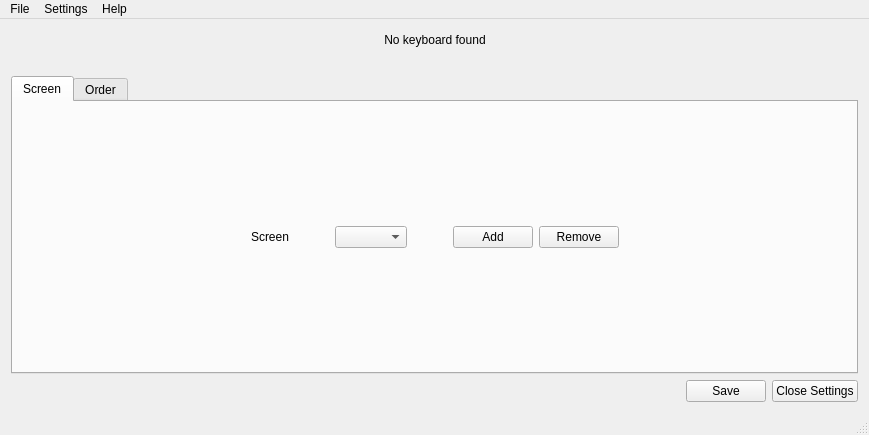
<?xml version="1.0" encoding="UTF-8"?>
<ui version="4.0">
 <class>MainWindowClass</class>
 <widget class="QMainWindow" name="MainWindowClass">
  <property name="geometry">
   <rect>
    <x>0</x>
    <y>0</y>
    <width>869</width>
    <height>435</height>
   </rect>
  </property>
  <property name="windowTitle">
   <string>Hardware Monitor Applet Settings</string>
  </property>
  <widget class="QWidget" name="centralWidget">
   <layout class="QVBoxLayout" name="verticalLayout_4">
    <item>
     <layout class="QHBoxLayout" name="horizontalLayout">
      <item>
       <spacer name="horizontalSpacer">
        <property name="orientation">
         <enum>Qt::Horizontal</enum>
        </property>
        <property name="sizeHint" stdset="0">
         <size>
          <width>40</width>
          <height>20</height>
         </size>
        </property>
       </spacer>
      </item>
      <item alignment="Qt::AlignHCenter">
       <widget class="QLabel" name="keyboardLabel">
        <property name="text">
         <string>No keyboard found</string>
        </property>
        <property name="alignment">
         <set>Qt::AlignCenter</set>
        </property>
       </widget>
      </item>
      <item>
       <spacer name="horizontalSpacer_2">
        <property name="orientation">
         <enum>Qt::Horizontal</enum>
        </property>
        <property name="sizeHint" stdset="0">
         <size>
          <width>40</width>
          <height>20</height>
         </size>
        </property>
       </spacer>
      </item>
     </layout>
    </item>
    <item>
     <spacer name="verticalSpacer">
      <property name="orientation">
       <enum>Qt::Vertical</enum>
      </property>
      <property name="sizeType">
       <enum>QSizePolicy::Fixed</enum>
      </property>
      <property name="sizeHint" stdset="0">
       <size>
        <width>20</width>
        <height>20</height>
       </size>
      </property>
     </spacer>
    </item>
    <item>
     <widget class="QTabWidget" name="tabWidget">
      <property name="currentIndex">
       <number>0</number>
      </property>
      <widget class="QWidget" name="screenTab">
       <attribute name="title">
        <string>Screen</string>
       </attribute>
       <layout class="QVBoxLayout" name="verticalLayout">
        <item>
         <layout class="QHBoxLayout" name="horizontalLayout_2">
          <item>
           <spacer name="horizontalSpacer_5">
            <property name="orientation">
             <enum>Qt::Horizontal</enum>
            </property>
            <property name="sizeHint" stdset="0">
             <size>
              <width>40</width>
              <height>20</height>
             </size>
            </property>
           </spacer>
          </item>
          <item>
           <widget class="QLabel" name="screenLabel">
            <property name="text">
             <string>Screen</string>
            </property>
           </widget>
          </item>
          <item>
           <spacer name="horizontalSpacer_3">
            <property name="orientation">
             <enum>Qt::Horizontal</enum>
            </property>
            <property name="sizeType">
             <enum>QSizePolicy::Fixed</enum>
            </property>
            <property name="sizeHint" stdset="0">
             <size>
              <width>40</width>
              <height>20</height>
             </size>
            </property>
           </spacer>
          </item>
          <item>
           <widget class="QComboBox" name="screenComboBox"/>
          </item>
          <item>
           <spacer name="horizontalSpacer_4">
            <property name="orientation">
             <enum>Qt::Horizontal</enum>
            </property>
            <property name="sizeType">
             <enum>QSizePolicy::Fixed</enum>
            </property>
            <property name="sizeHint" stdset="0">
             <size>
              <width>40</width>
              <height>20</height>
             </size>
            </property>
           </spacer>
          </item>
          <item>
           <widget class="QPushButton" name="addScreenButton">
            <property name="text">
             <string>Add</string>
            </property>
           </widget>
          </item>
          <item>
           <widget class="QPushButton" name="removeScreenButton">
            <property name="text">
             <string>Remove</string>
            </property>
           </widget>
          </item>
          <item>
           <spacer name="horizontalSpacer_8">
            <property name="orientation">
             <enum>Qt::Horizontal</enum>
            </property>
            <property name="sizeHint" stdset="0">
             <size>
              <width>40</width>
              <height>20</height>
             </size>
            </property>
           </spacer>
          </item>
         </layout>
        </item>
        <item>
         <layout class="QVBoxLayout" name="widgetLayout"/>
        </item>
       </layout>
      </widget>
      <widget class="QWidget" name="orderTab">
       <attribute name="title">
        <string>Order</string>
       </attribute>
      </widget>
     </widget>
    </item>
    <item>
     <layout class="QHBoxLayout" name="horizontalLayout_6">
      <item>
       <spacer name="horizontalSpacer_9">
        <property name="orientation">
         <enum>Qt::Horizontal</enum>
        </property>
        <property name="sizeHint" stdset="0">
         <size>
          <width>40</width>
          <height>20</height>
         </size>
        </property>
       </spacer>
      </item>
      <item>
       <widget class="QPushButton" name="saveButton">
        <property name="text">
         <string>Save</string>
        </property>
       </widget>
      </item>
      <item>
       <widget class="QPushButton" name="closeSettingsButton">
        <property name="text">
         <string>Close Settings</string>
        </property>
       </widget>
      </item>
     </layout>
    </item>
   </layout>
  </widget>
  <widget class="QMenuBar" name="menuBar">
   <property name="geometry">
    <rect>
     <x>0</x>
     <y>0</y>
     <width>869</width>
     <height>21</height>
    </rect>
   </property>
   <widget class="QMenu" name="menuFile">
    <property name="title">
     <string>File</string>
    </property>
    <addaction name="actionSave"/>
    <addaction name="actionClose_settigns"/>
    <addaction name="actionExit"/>
   </widget>
   <widget class="QMenu" name="menuSettings">
    <property name="title">
     <string>Settings</string>
    </property>
    <widget class="QMenu" name="menuTemperature_Unit">
     <property name="title">
      <string>Temperature Unit</string>
     </property>
     <addaction name="actionCelsius"/>
     <addaction name="actionFahrenheit"/>
    </widget>
    <addaction name="menuTemperature_Unit"/>
   </widget>
   <widget class="QMenu" name="menuHelp">
    <property name="title">
     <string>Help</string>
    </property>
    <addaction name="actionHelp"/>
    <addaction name="actionReport_a_bug"/>
    <addaction name="actionAbout"/>
   </widget>
   <addaction name="menuFile"/>
   <addaction name="menuSettings"/>
   <addaction name="menuHelp"/>
  </widget>
  <widget class="QStatusBar" name="statusBar"/>
  <action name="actionHelp">
   <property name="text">
    <string>Help</string>
   </property>
  </action>
  <action name="actionReport_a_bug">
   <property name="text">
    <string>Report a bug</string>
   </property>
  </action>
  <action name="actionAbout">
   <property name="text">
    <string>About</string>
   </property>
  </action>
  <action name="actionSave">
   <property name="text">
    <string>Save</string>
   </property>
  </action>
  <action name="actionExit">
   <property name="text">
    <string>Close Applet</string>
   </property>
  </action>
  <action name="actionClose_settigns">
   <property name="text">
    <string>Close settings</string>
   </property>
  </action>
  <action name="actionCelsius">
   <property name="checkable">
    <bool>true</bool>
   </property>
   <property name="checked">
    <bool>true</bool>
   </property>
   <property name="text">
    <string>Celsius</string>
   </property>
  </action>
  <action name="actionGeneral_Background">
   <property name="text">
    <string>General Background</string>
   </property>
  </action>
  <action name="actionFahrenheit">
   <property name="checkable">
    <bool>true</bool>
   </property>
   <property name="text">
    <string>Fahrenheit</string>
   </property>
  </action>
  <action name="actionHWiNFO">
   <property name="checkable">
    <bool>true</bool>
   </property>
   <property name="checked">
    <bool>true</bool>
   </property>
   <property name="text">
    <string>HWiNFO</string>
   </property>
  </action>
  <action name="actionOpen_Hardware_Monitor">
   <property name="checkable">
    <bool>true</bool>
   </property>
   <property name="text">
    <string>Open Hardware Monitor</string>
   </property>
  </action>
 </widget>
 <layoutdefault spacing="6" margin="11"/>
 <resources>
  <include location="../mainwindow.qrc"/>
 </resources>
 <connections/>
</ui>
